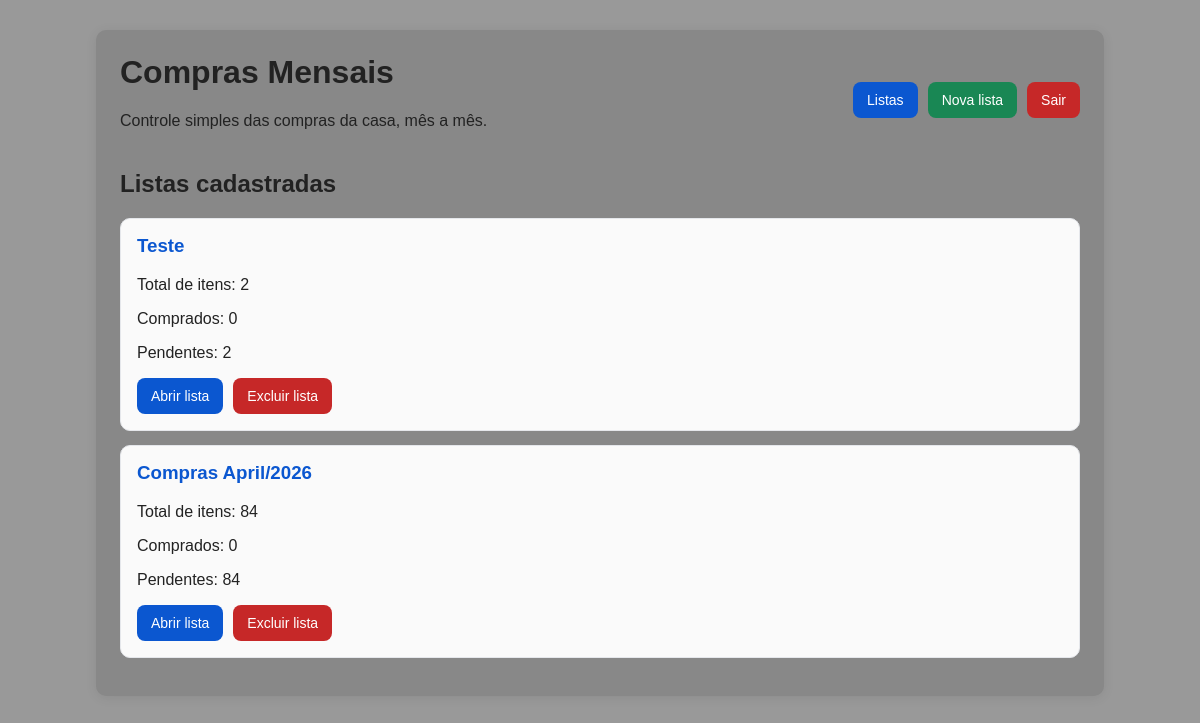
The app's page / (signed in) with its own data.
### compras/models.py (models this page shows)
class ListaCompraMensal(models.Model):
    MESES = [
        (1, 'Janeiro'),
        (2, 'Fevereiro'),
        (3, 'Março'),
        (4, 'Abril'),
        (5, 'Maio'),
        (6, 'Junho'),
        (7, 'Julho'),
        (8, 'Agosto'),
        (9, 'Setembro'),
        (10, 'Outubro'),
        (11, 'Novembro'),
        (12, 'Dezembro'),
    ]
    mes = models.PositiveSmallIntegerField(choices=MESES, verbose_name='Mês')
    ano = models.PositiveSmallIntegerField(validators=[MinValueValidator(2020)], verbose_name='Ano')
    nome_customizado = models.CharField(max_length=100, blank=True, verbose_name='Nome personalizado')
    anotacao = models.TextField(blank=True, verbose_name='Anotação')
    criado_em = models.DateTimeField(auto_now_add=True, verbose_name='Criado em')
    class Meta:
        constraints = [
            models.UniqueConstraint(fields=['mes', 'ano'], name='unique_mes_ano_lista_compra')
        ]
        ordering = ['-ano', '-mes']
        verbose_name = 'Lista de compra mensal'
        verbose_name_plural = 'Listas de compra mensais'
    def __str__(self):
        return self.nome_customizado if self.nome_customizado else f'{self.get_mes_display()}/{self.ano}'
    @property
    def total_itens(self):
        return self.itens.count()
    @property
    def total_comprados(self):
        return self.itens.filter(comprado=True).count()
    @property
    def total_pendentes(self):
        return self.itens.filter(comprado=False).count()

### compras/views.py (the view)
# urls.py: path('', views.lista_list, name='lista_list'),
@login_required
def lista_list(request):
    listas = ListaCompraMensal.objects.prefetch_related('itens').all()
    return render(request, 'compras/lista_list.html', {'listas': listas})

### compras/templates/compras/lista_list.html (shortened to what this page needs)
{% extends "compras/base.html" %}
{% block content %}
    <h2>Listas cadastradas</h2>
    {% if listas %}
        {% for lista in listas %}
            <div class="card">
                <h3>
                    <a href="{% url 'compras:lista_detail' lista.id %}">{{ lista }}</a>
                </h3>
                <p>Total de itens: {{ lista.total_itens }}</p>
                <p>Comprados: {{ lista.total_comprados }}</p>
                <p>Pendentes: {{ lista.total_pendentes }}</p>
                <div style="display: flex; gap: 10px; flex-wrap: wrap;">
                    <a class="btn btn-primary" href="{% url 'compras:lista_detail' lista.id %}">Abrir lista</a>
                    <form method="post" action="{% url 'compras:lista_delete' lista.id %}" style="display: inline;">
                        <button type="submit" class="btn btn-danger" onclick="return confirm('Tem certeza que deseja excluir esta lista? Todos os itens serão perdidos.')">
                            Excluir lista
                        </button>
                    </form>
                </div>
            </div>
        {% endfor %}
    {% else %}
        <p>Nenhuma lista cadastrada ainda.</p>
        <a class="btn btn-success" href="{% url 'compras:lista_create' %}">Criar primeira lista</a>
    {% endif %}
{% endblock %}

### compras/templates/compras/base.html (style rules this page uses)
body { font-family: Arial, sans-serif; background: #999999; margin: 0; padding: 0; color: #222; }
h1, h2, h3 { margin-top: 0; }
a { text-decoration: none; color: #0b57d0; }
.btn { display: inline-block; padding: 10px 14px; border-radius: 8px; border: none; cursor: pointer; font-size: 14px; }
.btn-primary { background: #0b57d0; color: white; }
.btn-danger { background: #c62828; color: white; }
.card { border: 1px solid #e5e7eb; border-radius: 10px; padding: 16px; margin-bottom: 14px; background: #fafafa; }

### records on screen
ListaCompraMensal: nome_customizado "Teste", total_itens "2", total_comprados "0", total_pendentes "2"
ListaCompraMensal: nome_customizado "Compras April/2026", total_itens "84", total_comprados "0", total_pendentes "84"
